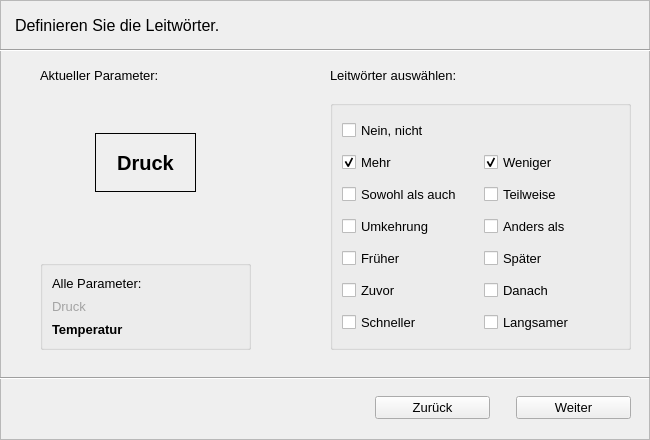
<?xml version="1.0" encoding="UTF-8"?>
<ui version="4.0">
 <class>wizard_2</class>
 <widget class="QWidget" name="wizard_2">
  <property name="geometry">
   <rect>
    <x>0</x>
    <y>0</y>
    <width>650</width>
    <height>440</height>
   </rect>
  </property>
  <property name="minimumSize">
   <size>
    <width>650</width>
    <height>440</height>
   </size>
  </property>
  <property name="maximumSize">
   <size>
    <width>650</width>
    <height>440</height>
   </size>
  </property>
  <property name="windowTitle">
   <string>Form</string>
  </property>
  <widget class="QFrame" name="frame_2">
   <property name="geometry">
    <rect>
     <x>0</x>
     <y>0</y>
     <width>650</width>
     <height>440</height>
    </rect>
   </property>
   <property name="minimumSize">
    <size>
     <width>650</width>
     <height>440</height>
    </size>
   </property>
   <property name="maximumSize">
    <size>
     <width>650</width>
     <height>440</height>
    </size>
   </property>
   <property name="font">
    <font>
     <pointsize>10</pointsize>
    </font>
   </property>
   <property name="frameShape">
    <enum>QFrame::StyledPanel</enum>
   </property>
   <property name="frameShadow">
    <enum>QFrame::Raised</enum>
   </property>
   <widget class="QLabel" name="label_3">
    <property name="enabled">
     <bool>true</bool>
    </property>
    <property name="geometry">
     <rect>
      <x>15</x>
      <y>10</y>
      <width>591</width>
      <height>31</height>
     </rect>
    </property>
    <property name="font">
     <font>
      <pointsize>12</pointsize>
      <weight>50</weight>
      <bold>false</bold>
     </font>
    </property>
    <property name="text">
     <string>Definieren Sie die Leitwörter.</string>
    </property>
   </widget>
   <widget class="Line" name="line">
    <property name="geometry">
     <rect>
      <x>0</x>
      <y>370</y>
      <width>650</width>
      <height>16</height>
     </rect>
    </property>
    <property name="orientation">
     <enum>Qt::Horizontal</enum>
    </property>
   </widget>
   <widget class="Line" name="line_6">
    <property name="geometry">
     <rect>
      <x>-30</x>
      <y>40</y>
      <width>871</width>
      <height>20</height>
     </rect>
    </property>
    <property name="orientation">
     <enum>Qt::Horizontal</enum>
    </property>
   </widget>
   <widget class="QWidget" name="horizontalLayoutWidget_2">
    <property name="geometry">
     <rect>
      <x>0</x>
      <y>377</y>
      <width>651</width>
      <height>61</height>
     </rect>
    </property>
    <layout class="QHBoxLayout" name="horizontalLayout">
     <item>
      <spacer name="horizontalSpacer_2">
       <property name="orientation">
        <enum>Qt::Horizontal</enum>
       </property>
       <property name="sizeHint" stdset="0">
        <size>
         <width>40</width>
         <height>20</height>
        </size>
       </property>
      </spacer>
     </item>
     <item>
      <widget class="QPushButton" name="zuruckButton">
       <property name="enabled">
        <bool>true</bool>
       </property>
       <property name="minimumSize">
        <size>
         <width>115</width>
         <height>0</height>
        </size>
       </property>
       <property name="text">
        <string>Zurück</string>
       </property>
       <property name="checkable">
        <bool>false</bool>
       </property>
      </widget>
     </item>
     <item>
      <spacer name="verticalSpacer">
       <property name="orientation">
        <enum>Qt::Vertical</enum>
       </property>
       <property name="sizeType">
        <enum>QSizePolicy::Fixed</enum>
       </property>
       <property name="sizeHint" stdset="0">
        <size>
         <width>20</width>
         <height>40</height>
        </size>
       </property>
      </spacer>
     </item>
     <item>
      <widget class="QPushButton" name="weiterButton">
       <property name="minimumSize">
        <size>
         <width>115</width>
         <height>0</height>
        </size>
       </property>
       <property name="text">
        <string>Weiter</string>
       </property>
      </widget>
     </item>
     <item>
      <spacer name="verticalSpacer_2">
       <property name="orientation">
        <enum>Qt::Vertical</enum>
       </property>
       <property name="sizeType">
        <enum>QSizePolicy::Fixed</enum>
       </property>
       <property name="sizeHint" stdset="0">
        <size>
         <width>20</width>
         <height>40</height>
        </size>
       </property>
      </spacer>
     </item>
    </layout>
   </widget>
   <widget class="QLabel" name="label_2">
    <property name="geometry">
     <rect>
      <x>95</x>
      <y>133</y>
      <width>101</width>
      <height>59</height>
     </rect>
    </property>
    <property name="font">
     <font>
      <pointsize>15</pointsize>
      <weight>75</weight>
      <bold>true</bold>
     </font>
    </property>
    <property name="frameShape">
     <enum>QFrame::Box</enum>
    </property>
    <property name="text">
     <string>Druck</string>
    </property>
    <property name="alignment">
     <set>Qt::AlignCenter</set>
    </property>
   </widget>
   <widget class="QGroupBox" name="groupBox">
    <property name="geometry">
     <rect>
      <x>330</x>
      <y>100</y>
      <width>301</width>
      <height>250</height>
     </rect>
    </property>
    <layout class="QGridLayout" name="gridLayout">
     <item row="0" column="0">
      <widget class="QCheckBox" name="checkBox_20">
       <property name="font">
        <font>
         <pointsize>10</pointsize>
        </font>
       </property>
       <property name="text">
        <string>Nein, nicht</string>
       </property>
      </widget>
     </item>
     <item row="1" column="0">
      <widget class="QCheckBox" name="checkBox_10">
       <property name="font">
        <font>
         <pointsize>10</pointsize>
        </font>
       </property>
       <property name="text">
        <string>Mehr</string>
       </property>
       <property name="checkable">
        <bool>true</bool>
       </property>
       <property name="checked">
        <bool>true</bool>
       </property>
      </widget>
     </item>
     <item row="1" column="1">
      <widget class="QCheckBox" name="checkBox_11">
       <property name="font">
        <font>
         <pointsize>10</pointsize>
        </font>
       </property>
       <property name="text">
        <string>Weniger</string>
       </property>
       <property name="checked">
        <bool>true</bool>
       </property>
      </widget>
     </item>
     <item row="2" column="0">
      <widget class="QCheckBox" name="checkBox_8">
       <property name="font">
        <font>
         <pointsize>10</pointsize>
        </font>
       </property>
       <property name="text">
        <string>Sowohl als auch</string>
       </property>
      </widget>
     </item>
     <item row="2" column="1">
      <widget class="QCheckBox" name="checkBox_9">
       <property name="font">
        <font>
         <pointsize>10</pointsize>
        </font>
       </property>
       <property name="text">
        <string>Teilweise</string>
       </property>
      </widget>
     </item>
     <item row="3" column="0">
      <widget class="QCheckBox" name="checkBox_12">
       <property name="font">
        <font>
         <pointsize>10</pointsize>
        </font>
       </property>
       <property name="text">
        <string>Umkehrung</string>
       </property>
      </widget>
     </item>
     <item row="3" column="1">
      <widget class="QCheckBox" name="checkBox_13">
       <property name="font">
        <font>
         <pointsize>10</pointsize>
        </font>
       </property>
       <property name="text">
        <string>Anders als</string>
       </property>
      </widget>
     </item>
     <item row="4" column="0">
      <widget class="QCheckBox" name="checkBox_14">
       <property name="font">
        <font>
         <pointsize>10</pointsize>
        </font>
       </property>
       <property name="text">
        <string>Früher</string>
       </property>
      </widget>
     </item>
     <item row="4" column="1">
      <widget class="QCheckBox" name="checkBox_16">
       <property name="font">
        <font>
         <pointsize>10</pointsize>
        </font>
       </property>
       <property name="text">
        <string>Später</string>
       </property>
      </widget>
     </item>
     <item row="5" column="0">
      <widget class="QCheckBox" name="checkBox_15">
       <property name="font">
        <font>
         <pointsize>10</pointsize>
        </font>
       </property>
       <property name="text">
        <string>Zuvor</string>
       </property>
      </widget>
     </item>
     <item row="5" column="1">
      <widget class="QCheckBox" name="checkBox_17">
       <property name="font">
        <font>
         <pointsize>10</pointsize>
        </font>
       </property>
       <property name="text">
        <string>Danach</string>
       </property>
      </widget>
     </item>
     <item row="6" column="0">
      <widget class="QCheckBox" name="checkBox_18">
       <property name="font">
        <font>
         <pointsize>10</pointsize>
        </font>
       </property>
       <property name="text">
        <string>Schneller</string>
       </property>
      </widget>
     </item>
     <item row="6" column="1">
      <widget class="QCheckBox" name="checkBox_19">
       <property name="font">
        <font>
         <pointsize>10</pointsize>
        </font>
       </property>
       <property name="text">
        <string>Langsamer</string>
       </property>
      </widget>
     </item>
    </layout>
   </widget>
   <widget class="QGroupBox" name="groupBox">
    <property name="geometry">
     <rect>
      <x>40</x>
      <y>260</y>
      <width>211</width>
      <height>90</height>
     </rect>
    </property>
    <layout class="QVBoxLayout" name="verticalLayout">
     <item>
      <widget class="QLabel" name="label_4">
       <property name="text">
        <string>Alle Parameter:</string>
       </property>
      </widget>
     </item>
     <item>
      <widget class="QLabel" name="label_7">
       <property name="palette">
        <palette>
         <active>
          <colorrole role="WindowText">
           <brush brushstyle="SolidPattern">
            <color alpha="255">
             <red>163</red>
             <green>163</green>
             <blue>163</blue>
            </color>
           </brush>
          </colorrole>
         </active>
         <inactive>
          <colorrole role="WindowText">
           <brush brushstyle="SolidPattern">
            <color alpha="255">
             <red>163</red>
             <green>163</green>
             <blue>163</blue>
            </color>
           </brush>
          </colorrole>
         </inactive>
         <disabled>
          <colorrole role="WindowText">
           <brush brushstyle="SolidPattern">
            <color alpha="255">
             <red>120</red>
             <green>120</green>
             <blue>120</blue>
            </color>
           </brush>
          </colorrole>
         </disabled>
        </palette>
       </property>
       <property name="font">
        <font>
         <weight>50</weight>
         <bold>false</bold>
        </font>
       </property>
       <property name="text">
        <string>Druck</string>
       </property>
      </widget>
     </item>
     <item>
      <widget class="QLabel" name="label_13">
       <property name="font">
        <font>
         <pointsize>10</pointsize>
         <weight>75</weight>
         <bold>true</bold>
        </font>
       </property>
       <property name="text">
        <string>Temperatur</string>
       </property>
      </widget>
     </item>
    </layout>
   </widget>
   <widget class="QLabel" name="label">
    <property name="geometry">
     <rect>
      <x>40</x>
      <y>65</y>
      <width>154</width>
      <height>21</height>
     </rect>
    </property>
    <property name="text">
     <string>Aktueller Parameter:</string>
    </property>
   </widget>
   <widget class="QLabel" name="label_5">
    <property name="geometry">
     <rect>
      <x>330</x>
      <y>65</y>
      <width>166</width>
      <height>21</height>
     </rect>
    </property>
    <property name="font">
     <font>
      <pointsize>10</pointsize>
     </font>
    </property>
    <property name="text">
     <string>Leitwörter auswählen:</string>
    </property>
   </widget>
  </widget>
 </widget>
 <resources/>
 <connections/>
</ui>
